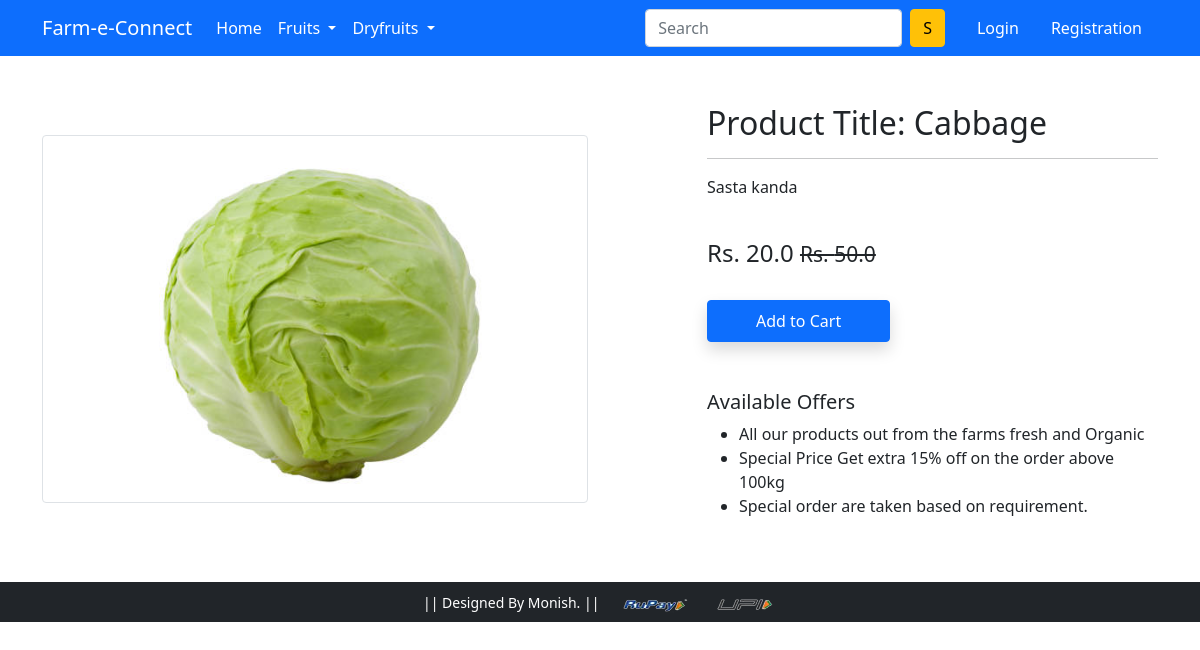
Screenshot of /product-detail/41 with the database file from the repository.
### app/models.py (models this page shows, shortened)
class Product(models.Model):
    title=models.CharField(max_length=100)
    selling_price=models.FloatField()
    discount_price=models.FloatField()
    description=models.TextField()
    brand=models.CharField(max_length=100)
    category=models.CharField(choices=CATEGORY_CHOICES,max_length=2)
    product_image=models.ImageField(upload_to='productimg')

### app/views.py (the view)
# urls.py: path('product-detail/<int:pk>', views.ProductDetailView.as_view(), name='product-detail'),
class ProductDetailView(View):
 def get(self,request,pk):
  totalitem=0
  product=Product.objects.get(pk=pk)
  item_already_in_cart=False
  if request.user.is_authenticated:
    totalitem=len(cart.objects.filter(user=request.user))
    item_already_in_cart=cart.objects.filter(Q(product=product.id) & Q(user=request.user)).exists()
  return render(request,'app/productdetail.html',{'product':product,'item_already_in_cart':item_already_in_cart,'totalitem':totalitem})

### app/templates/app/productdetail.html (shortened to what this page needs)
{% extends 'app/base.html' %}
{% load static %}
{% block main-content %}
<div class="container my-5">
 <div class="row">
  <div class="col-sm-6 text-center align-self-center ">
   <img src="{{product.product_image.url}}" alt="" class="img-fluid img-thumbnail">
  </div>
  <div class="col-sm-5 offset-sm-1">
   <h2>Product Title: {{product.title}}</h2>
   <hr>
   <p>{{product.description}}</p> <br>
   <h4>Rs. {{product.discount_price}} <small class="fw-light text-decoration-line-through">Rs. {{product.selling_price}}</small></h4> <br>
    {% if not request.user.is_authenticated %}
        <form action="/add-to-cart" class="d-inline">
            <button type="submit" class="btn btn-primary shadow px-5 py-2">Add to Cart</button>
        </form>
    {% endif %}
   <h5 class="mt-5">Available Offers</h5>
   <ul>
    <li>All our products out from the farms fresh and Organic </li>
    <li>Special Price Get extra 15% off on the order above 100kg </li>
    <li>Special order are taken based on requirement.</li>
   </ul>
  </div>
 </div>
</div>
{% endblock main-content %}

### rows the page displays
Product: product_image (picture), title "Cabbage", description "Sasta kanda", discount_price "20.0", selling_price "50.0"
